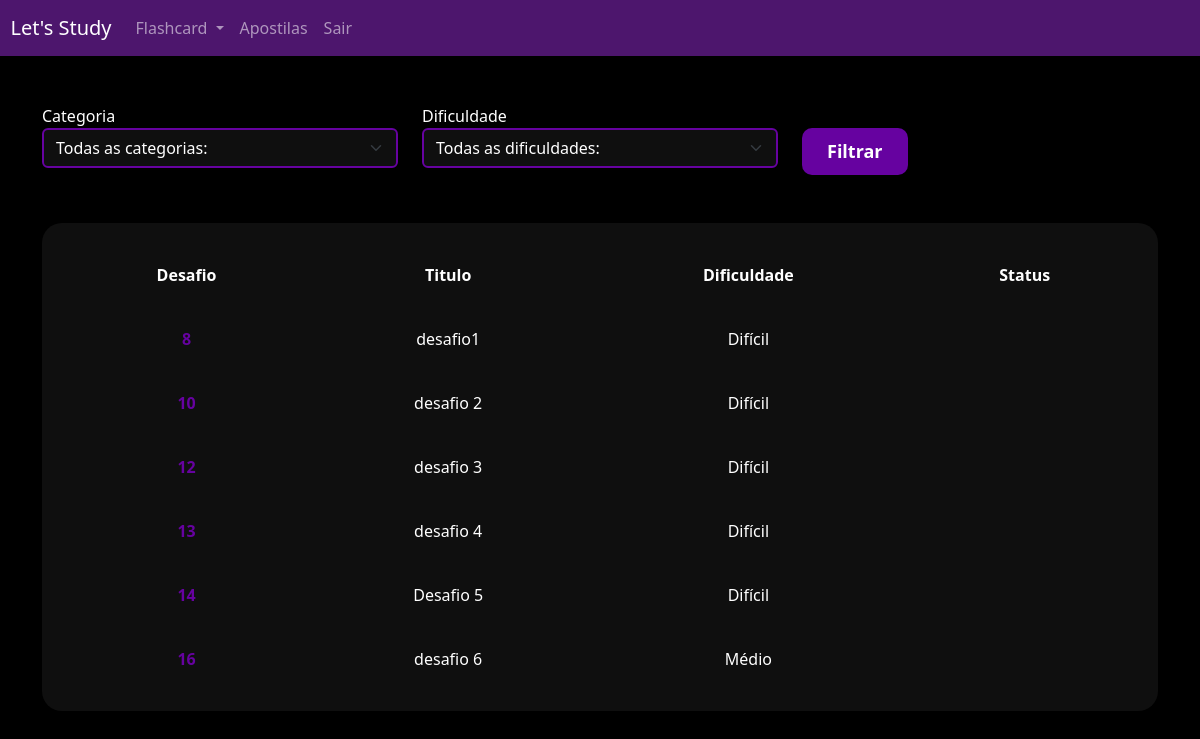
Page /flashcard/listar_desafio/ (signed in) on the committed database.
### flashcard/models.py (models this page shows, shortened)
class Desafio(models.Model):
    user = models.ForeignKey(User, on_delete=models.DO_NOTHING)
    titulo = models.CharField(max_length=100)
    categoria = models.ManyToManyField(Categoria)
    q_perguntas = models.IntegerField()
    dificuldades = models.CharField(max_length=1, choices=Flashcard.DIFICULDADE_CHOICES)
    flashcard = models.ManyToManyField(FlashcardDesafio)

### flashcard/views.py (the view)
# urls.py: path('listar_desafio/', views.listar_desafio, name='listar_desafio'),
def listar_desafio(req):
    desafios = Desafio.objects.filter(user=req.user)
    status = FlashcardDesafio.respondido
    dificuldades = Flashcard.DIFICULDADE_CHOICES
    categoria = Categoria.objects.all()
    categoria_filter = req.GET.get("categoria")
    dificuldade_filter = req.GET.get("dificuldade")
    if categoria_filter:
        flashcards = flashcards.filter(categoria__id=categoria_filter)
    if dificuldade_filter:
        flashcards = flashcards.filter(dificuldade=dificuldade_filter)
    return render(
        req,
        "listar_desafio.html",
        {
            "desafios": desafios,
            "categorias": categoria,
            "dificuldades": dificuldades,
            "status": status
        },
    )

### flashcard/models.py (called while the page is built)
    def __str__(self):
        return self.nome

### flashcard/templates/listar_desafio.html (shortened to what this page needs)
{% extends "base.html" %}
{% load static %}
{% block 'header' %}
 <link href="{% static 'usuarios/css/cadastro.css' %}" rel="stylesheet">
 <link href="{% static 'flashcard/css/novo_flashcard.css' %}" rel="stylesheet">
 <link href="{% static 'flashcard/css/iniciar_desafio.css' %}" rel="stylesheet">
 <link href="{% static 'flashcard/css/desafio.css' %}" rel="stylesheet">
 <link href='https://unpkg.com/boxicons@2.1.4/css/boxicons.min.css' rel='stylesheet'>
{% endblock 'header' %}
{% block 'conteudo' %}
{% include "partials/header.html" %}
    <div class="container">
        <br>
        <br>
        <div class="row">
            <div class="col-md">
                <form action="" method="GET">
                <label for="">Categoria</label>
                <select name="categoria" class="form-select">
                    <option value="">Todas as categorias:</option>
                </select>
            </div>
            <div class="col-md">
                <label for="">Dificuldade</label>
                <select name="dificuldade" class="form-select">
                    <option value="">Todas as dificuldades:</option>
                </select>
            </div>
            <div class="col-md">
                <br>
                <input type="submit" value="Filtrar" class="btn-cadastro">
            </div>
        </div>
        <br>
        <br>
        <div class="box-listar">
            <table>
                <thead>
                    <tr class="header" >
                        <th scope="col">Desafio</th>
                        <th scope="col">Titulo</th>
                        <th scope="col">Dificuldade</th>
                        <th scope="col">Status</th>
                    </tr>
                </thead>
                <tbody>
                    {% for desafio in desafios %}
                        <tr class="linha">
                            <th><a href="{% url 'desafio' desafio.id %}">{{desafio.id}}</a></th>
                            <td>{{desafio.titulo}}</td>
                            <td>{{desafio.get_dificuldades_display}}</td>
                            <td>{{f}}</td>
                        </tr>
                    {% endfor %}
                </tbody>
            </table>
        </div>
    </div>
{% endblock 'conteudo' %}

### templates/static/geral/css/base.css (style rules this page uses)
:root { --color-0: #000; --color-1: #0f0f0f; --color-2: rgb(77, 22, 109); --color-3: #6602a0; --color-4: #004aac; }
body { background-color: var(--color-0); color: white }

### templates/static/usuarios/css/cadastro.css (style rules this page uses)
* { margin: 0; padding: 0; }
.btn-cadastro { padding: 10px; background-color: var(--color-3); border: none; border-radius: 10px; color: #fff; font-size: 18px; font-weight: bold; padding-left: 25px; padding-right: 25px; align-items: center; justify-content: center; transition: all 0.2s ease-in-out; }
.btn-cadastro::after, .btn-cadastro:hover { background-color: var(--color-2); transform: scale(1.1); }
.form-select { background-color: var(--color-1); border: 2px solid var(--color-3); color: #fff; }

### templates/static/flashcard/css/novo_flashcard.css (style rules this page uses)
.form-select { background-color: var(--color-1); border: 2px solid var(--color-3); color: #fff; }

### templates/static/flashcard/css/desafio.css (style rules this page uses)
* { color: #fff; }
.box-listar { background-color: var(--color-1); padding: 20px; border-radius: 20px; }
table { width: 100%; padding: 20px; text-align: center; }
.linha { height: 40px; background-color: var(--color-1); padding: 20px; border-radius: 0; }
td, th { padding: 20px; }
.linha a { text-decoration: none; color: var(--color-3); }

### rows in the picture
Desafio: id "8", titulo "desafio1", dificuldades "Difícil"
Desafio: id "10", titulo "desafio 2", dificuldades "Difícil"
Desafio: id "12", titulo "desafio 3", dificuldades "Difícil"
Desafio: id "13", titulo "desafio 4", dificuldades "Difícil"
Desafio: id "14", titulo "Desafio 5", dificuldades "Difícil"
Desafio: id "16", titulo "desafio 6", dificuldades "Médio"
